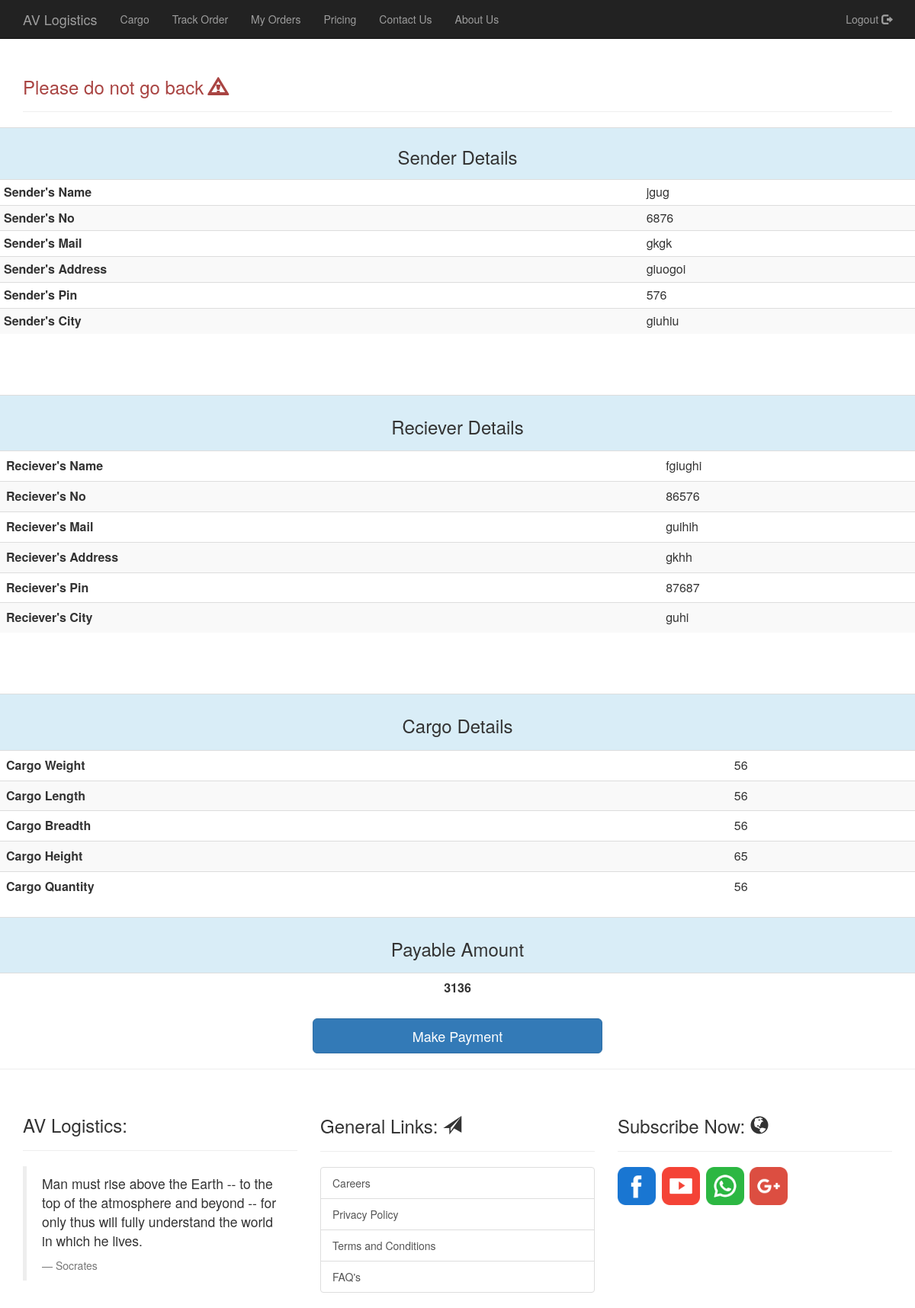
The page /user/payment.php (signed in) on the database its author committed.
### tables this page shows
CREATE TABLE `cargo` (
  `track_id` int(10) NOT NULL,
  `user_name` varchar(100) NOT NULL,
  `s_name` varchar(100) NOT NULL,
  `s_no` bigint(10) NOT NULL,
  `s_mail` varchar(100) NOT NULL,
  `s_addr` varchar(200) NOT NULL,
  `s_pin` int(6) NOT NULL,
  `s_city` varchar(100) NOT NULL,
  `r_name` varchar(100) NOT NULL,
  `r_no` bigint(10) NOT NULL,
  `r_mail` varchar(100) NOT NULL,
  `r_addr` varchar(200) NOT NULL,
  `r_pin` int(6) NOT NULL,
  `r_city` varchar(100) NOT NULL,
  `c_odate` datetime NOT NULL,
  `c_edate` datetime(6) DEFAULT NULL,
  `c_weight` int(10) NOT NULL,
  `c_length` int(5) NOT NULL,
  `c_breadth` int(5) NOT NULL,
  `c_height` int(10) NOT NULL,
  `c_quantity` int(20) NOT NULL,
  `c_price` int(100) NOT NULL,
  `c_paid` varchar(100) NOT NULL DEFAULT 'Unpaid',
  `c_location` varchar(100) NOT NULL,
  `c_status` varchar(100) NOT NULL DEFAULT 'Pending'
);

### user/payment.php (the view, shortened to what this page needs)
<?php
	if(!isset($_SESSION['user']))
	{
		header("location:../login.php");
	}
	else
	{
?>
<html>
<head>
	<link rel="stylesheet" href="../../css/bootstrap.css">
</head>
<body>
	<nav class="navbar navbar-inverse navbar-fixed-top" id="mynavbar">
		<div class="container">
			<div class="navbar-header">
				<a href="../index.php" class="navbar-brand">AV Logistics</a>
			</div>
			<div class="collapse navbar-collapse" id="navcol">
				<ul class="nav navbar-nav">
					<li><a href="cargo.php">Cargo</a></li>
					<li><a href="track.php">Track Order</a></li>
					<li><a href="order.php">My Orders</a><li>
					<li><a href="price.php">Pricing</a><li>
					<li><a href="contact.php">Contact Us</a><li>
					<li><a href="about.php">About Us</a><li>
				</ul>
				<ul class="nav navbar-nav navbar-right">
					<li><a href="logout.php">Logout <span class="glyphicon glyphicon-log-out"></span></a></li>
			</div>
		</div>
	</nav>
	<br><br><br>
	<div class="container">
		<div class="row">
			<div class="col-lg-12">
				<div class="page-header">
				<div class="info">
					<h3 class="text-danger">Please do not go back <span class="glyphicon glyphicon-warning-sign"></span></h3>
				</div>
				</div>
			</div>
		</div>
	</div>
	<?php
		$query1="select * from cargo order by track_id DESC LIMIT 1";
		$run=mysql_query($query1);
		while($row=mysql_fetch_array($run))
		{
			$sn=$row['s_name'];
			$so=$row['s_no'];
			$sm=$row['s_mail'];
			$sa=$row['s_addr'];
			$sp=$row['s_pin'];
			$sc=$row['s_city'];
			$rn=$row['r_name'];
			$ro=$row['r_no'];
			$rm=$row['r_mail'];
			$ra=$row['r_addr'];
			$rp=$row['r_pin'];
			$rc=$row['r_city'];
			$cw=$row['c_weight'];
			$cl=$row['c_length'];
			$cb=$row['c_breadth'];
			$ch=$row['c_height'];
			$cq=$row['c_quantity'];
	?>
	<table class="table table-striped table-hover table-condensed">
		<tr class="info">
			<th class="text-center" colspan="2"><center><h3>Sender Details</h3></center></th>
		</tr>
		<tr>
			<th>Sender's Name</th>
			<td><?php echo $sn; ?></td>
		</tr>
		<tr>
			<th>Sender's No</th>
			<td><?php echo $so; ?></td>
		</tr>
		<tr>
			<th>Sender's Mail</th>
			<td><?php echo $sm; ?></td>
		</tr>
		<tr>
			<th>Sender's Address</th>
			<td><?php echo $sa; ?></td>
		</tr>
		<tr>
			<th>Sender's Pin</th>
			<td><?php echo $sp; ?></td>
		</tr>
		<tr>
			<th>Sender's City</th>
			<td><?php echo $sc; ?></td>
		</tr>
	</table>
	<br><br><br>
	<table class="table table-striped table-hover">
		<tr class="info">
			<th class="text-center" colspan="2"><h3>Reciever Details</h3></th>
		</tr>
		<tr>
			<th>Reciever's Name</th>
			<td><?php echo $rn; ?></td>
		</tr>
		<tr>
			<th>Reciever's No</th>
			<td><?php echo $ro; ?></td>
		</tr>
		<tr>
			<th>Reciever's Mail</th>
			<td><?php echo $rm; ?></td>
		</tr>
		<tr>
			<th>Reciever's Address</th>
			<td><?php echo $ra; ?></td>
		</tr>
		<tr>
			<th>Reciever's Pin</th>
			<td><?php echo $rp; ?></td>
		</tr>
		<tr>
			<th>Reciever's City</th>
			<td><?php echo $rc; ?></td>
		</tr>
	</table>
	<br><br><br>
	<table class="table table-striped table-hover">
		<tr class="info">
			<th class="text-center" colspan="2"><h3>Cargo Details</h3></th>
		</tr>
		<tr>
			<th>Cargo Weight</th>
			<td><?php echo $cw; ?></td>
		</tr>
		<tr>
			<th>Cargo Length</th>
			<td><?php echo $cl; ?></td>
		</tr>
		<tr>
			<th>Cargo Breadth</th>
			<td><?php echo $cb; ?></td>
		</tr>
		<tr>
			<th>Cargo Height</th>
			<td><?php echo $ch; ?></td>
		</tr>
		<tr>
			<th>Cargo Quantity</th>
			<td><?php echo $cq; ?></td>
		</tr>
	</table>
	<?php } ?>
	<table class="table table-striped table-hover">
		<tr class="info">
			<th class="text-center" colspan="2"><h3>Payable Amount</h3></th>
		</tr>
		<tr>
			<th class="text-center"><?php echo $cw*$cl; ?></th>
		</tr>
	</table>
	<form action="payment.php" method="post" class="form-horizontal">
		<div class="form-group">
			<div class="col-lg-4 col-lg-offset-4">
				<button id="submit" type="submit" name="submit" class="btn btn-lg btn-primary btn-block">Make Payment</button>
			</div>
		</div>
	</form>
</body>
</html>
<?php include("../includes/footer.php"); ?>
<?php } ?>

### rows shown on the page
cargo: s_name "jgug", s_no "6876", s_mail "gkgk", s_addr "giuogoi", s_pin "576", s_city "giuhiu", r_name "fgiughi", r_no "86576", r_mail "guihih", r_addr "gkhh", r_pin "87687", r_city "guhi", c_weight "56", c_length "56", c_breadth "56", c_height "65", c_quantity "56", $cw*$cl "3136"
